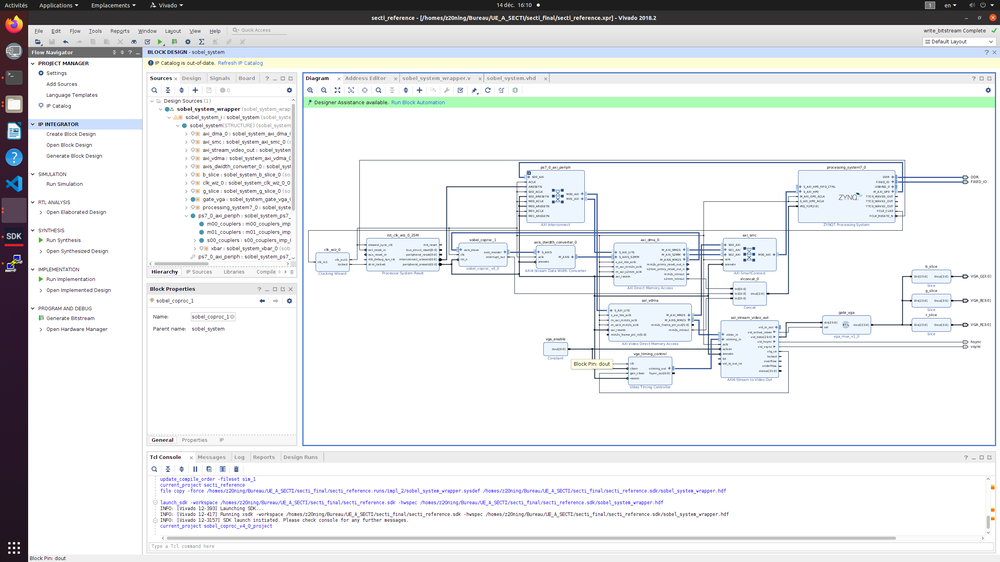
#> input picture Block Design.png, 1000 x 562 px, shrunk from 2560 x 1440 before the run
$ python sobel.py --image 'Block Design.png'
#> lines starting #> are read from the running program, lines starting #| are printed output that depends on the picture
import numpy as np
import cv2
import argparse
import matplotlib.pyplot as plt


def sobel(image, num_rows, num_columns, threshold):
    out_image = np.zeros((num_rows, num_columns))
    pixels = np.zeros(9)
    for row in range(0, num_rows - 3):
        for column in range(0, num_columns - 3):
            pixels[0] = image[row][column]
            pixels[1] = image[row + 1][column]
            pixels[2] = image[row + 2][column]
            pixels[3] = image[row][column + 1]
            pixels[4] = image[row + 1][column + 1]
            pixels[5] = image[row + 2][column + 1]
            pixels[6] = image[row][column + 2]
            pixels[7] = image[row + 1][column + 2]
            pixels[8] = image[row + 2][column + 2]

            Gh = -pixels[0] - 2 * pixels[1] - pixels[2] + pixels[6] + 2 * pixels[7] + pixels[8]  # S_x
            Gv = pixels[0] + 2 * pixels[3] + pixels[6] - pixels[2] - 2 * pixels[5] - pixels[8]  # S_y

            gradient = abs(Gh) + abs(Gv)

            if gradient > threshold:
                out_image[row + 1][column + 1] = 1
            else:
                out_image[row + 1][column + 1] = 0
    return out_image


if __name__ == "__main__":
    ap = argparse.ArgumentParser()
    ap.add_argument("-i", "--image", required=True, help="Path to the image")
    args = vars(ap.parse_args())
    # args = vars("/homes/z20ning/Bureau/UE_A_SECTI/Code/IMT_LOGO_256x256.jpeg")
    # args = vars("IMT_LOGO_256x256.jpeg")

    image = cv2.imread(args["image"])
#> image is the input picture: shape (562, 1000, 3); mean B, G, R 230.8, 229.5, 227.8
    image = cv2.cvtColor(image, cv2.COLOR_BGR2GRAY)
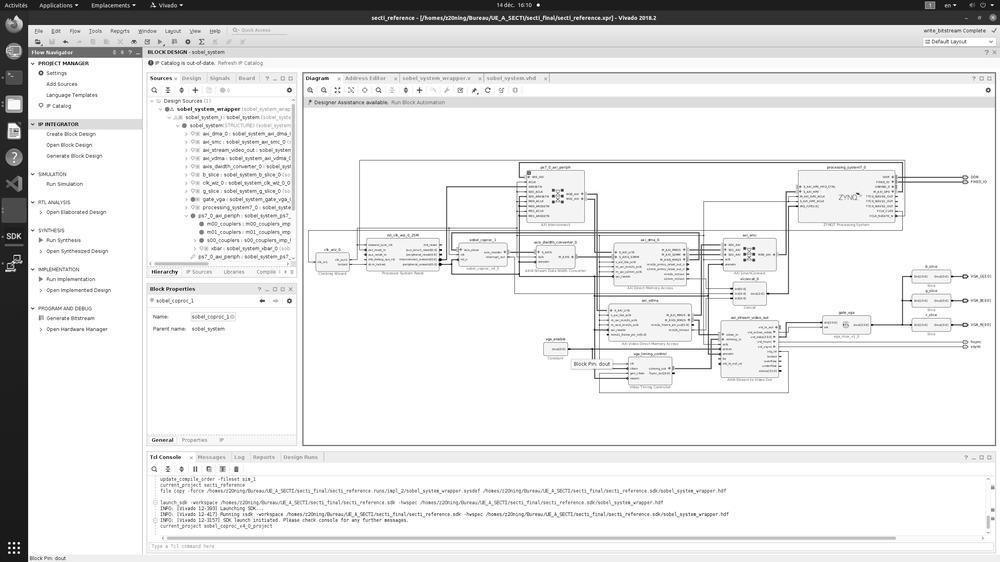
#> image: shape (562, 1000); min 0, max 255, mean 229.2

    # plt.imshow(image, cmap='gray')
    # plt.title("Original")
    # plt.show()

    num_rows = len(image)
#> num_rows = 562
    num_columns = len(image[0])
#> num_columns = 1000

    f = open(args["image"].strip(".jpeg") + ".csv", "w")
    for row in range(0, num_rows):
        out_string = ""
        for col in range(0, num_columns):
            out_string = out_string + str(image[num_rows - 1 - row][num_columns - 1 - col]) + " "
        f.write(out_string + "\n")
    f.close()

    threshold = 255

    out_image = sobel(image, num_rows, num_columns, threshold)
#> after the loop in sobel, `for row in range(0, num_rows - 3):`:
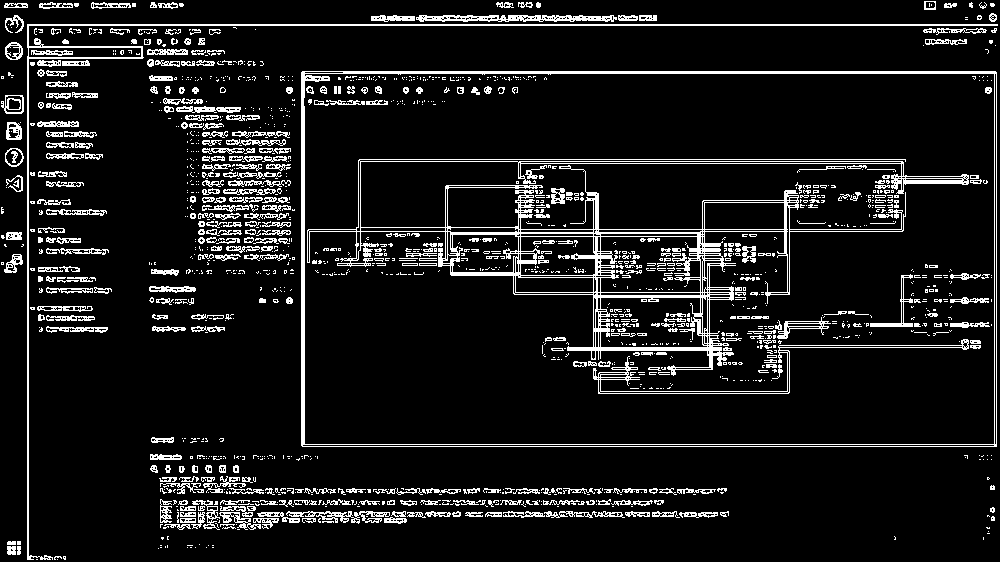
#> out_image: shape (562, 1000) float64; values 0 (black) and 1 (white), 9.8% white in thin lines or dots
#> after the loop in sobel, `for row in range(0, num_rows - 3):`: pixels = [239, 239, 239, 239, 239, 239, 239, 239, 239]
    f = open(args["image"].strip(".jpeg") + "_reference.csv", "w")
    for row in range(0, num_rows):
        out_string = ""
        for col in range(0, num_columns):
            out_string = out_string + str(out_image[num_rows - 1 - row][num_columns - 1 - col]) + " "
        f.write(out_string + "\n")
    f.close()

    # plt.imshow(out_image, cmap='gray')
    # plt.title("Filtered")
    # plt.show()
